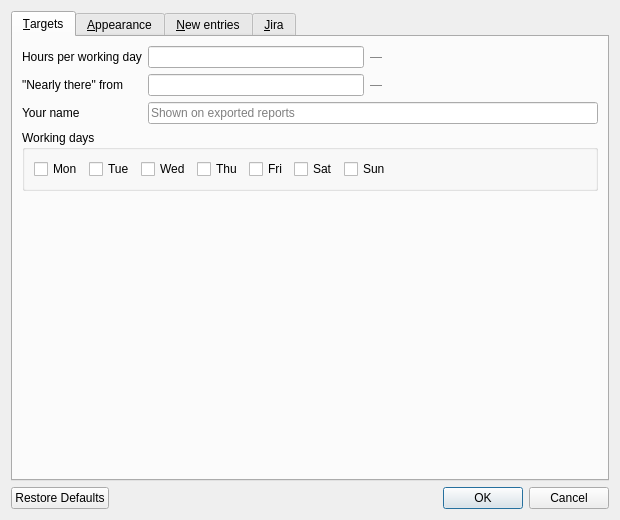
<?xml version="1.0" encoding="UTF-8"?>
<ui version="4.0">
 <class>SettingsDialog</class>
 <widget class="QDialog" name="SettingsDialog">
  <property name="geometry">
   <rect><x>0</x><y>0</y><width>620</width><height>520</height></rect>
  </property>
  <property name="windowTitle"><string>Settings</string></property>
  <layout class="QVBoxLayout" name="dialogLayout">
   <item>
    <widget class="QTabWidget" name="tabWidget">
     <property name="currentIndex"><number>0</number></property>

     <widget class="QWidget" name="tabTargets">
      <attribute name="title"><string>&amp;Targets</string></attribute>
      <layout class="QVBoxLayout" name="targetsLayout">
       <item>
        <layout class="QFormLayout" name="targetsForm">
         <item row="0" column="0"><widget class="QLabel" name="labelDailyTarget"><property name="text"><string>Hours per working day</string></property></widget></item>
         <item row="0" column="1">
          <layout class="QHBoxLayout" name="dailyTargetLayout">
           <item><widget class="QLineEdit" name="lineDailyTarget"><property name="maximumWidth"><number>120</number></property></widget></item>
           <item><widget class="QLabel" name="labelDailyTargetHint"><property name="text"><string>&#8212;</string></property><property name="styleSheet"><string>color: #777;</string></property></widget></item>
           <item><spacer name="dailyTargetSpacer"><property name="orientation"><enum>Qt::Horizontal</enum></property><property name="sizeHint" stdset="0"><size><width>20</width><height>20</height></size></property></spacer></item>
          </layout>
         </item>
         <item row="1" column="0"><widget class="QLabel" name="labelWarning"><property name="text"><string>"Nearly there" from</string></property></widget></item>
         <item row="1" column="1">
          <layout class="QHBoxLayout" name="warningLayout">
           <item><widget class="QLineEdit" name="lineWarningThreshold"><property name="maximumWidth"><number>120</number></property></widget></item>
           <item><widget class="QLabel" name="labelWarningHint"><property name="text"><string>&#8212;</string></property><property name="styleSheet"><string>color: #777;</string></property></widget></item>
           <item><spacer name="warningSpacer"><property name="orientation"><enum>Qt::Horizontal</enum></property><property name="sizeHint" stdset="0"><size><width>20</width><height>20</height></size></property></spacer></item>
          </layout>
         </item>
         <item row="2" column="0"><widget class="QLabel" name="labelUserName"><property name="text"><string>Your name</string></property></widget></item>
         <item row="2" column="1"><widget class="QLineEdit" name="lineUserName"><property name="placeholderText"><string>Shown on exported reports</string></property></widget></item>
        </layout>
       </item>
       <item>
        <widget class="QGroupBox" name="groupWorkingDays">
         <property name="title"><string>Working days</string></property>
         <layout class="QHBoxLayout" name="workingDaysLayout">
          <item><widget class="QCheckBox" name="checkMonday"><property name="text"><string>Mon</string></property></widget></item>
          <item><widget class="QCheckBox" name="checkTuesday"><property name="text"><string>Tue</string></property></widget></item>
          <item><widget class="QCheckBox" name="checkWednesday"><property name="text"><string>Wed</string></property></widget></item>
          <item><widget class="QCheckBox" name="checkThursday"><property name="text"><string>Thu</string></property></widget></item>
          <item><widget class="QCheckBox" name="checkFriday"><property name="text"><string>Fri</string></property></widget></item>
          <item><widget class="QCheckBox" name="checkSaturday"><property name="text"><string>Sat</string></property></widget></item>
          <item><widget class="QCheckBox" name="checkSunday"><property name="text"><string>Sun</string></property></widget></item>
          <item><spacer name="workingDaysSpacer"><property name="orientation"><enum>Qt::Horizontal</enum></property><property name="sizeHint" stdset="0"><size><width>20</width><height>20</height></size></property></spacer></item>
         </layout>
        </widget>
       </item>
       <item>
        <spacer name="targetsBottomSpacer">
         <property name="orientation"><enum>Qt::Vertical</enum></property>
         <property name="sizeHint" stdset="0"><size><width>20</width><height>40</height></size></property>
        </spacer>
       </item>
      </layout>
     </widget>

     <widget class="QWidget" name="tabAppearance">
      <attribute name="title"><string>&amp;Appearance</string></attribute>
      <layout class="QVBoxLayout" name="appearanceLayout">
       <item>
        <layout class="QFormLayout" name="appearanceForm">
         <item row="0" column="0"><widget class="QLabel" name="labelDurationFormat"><property name="text"><string>Show durations as</string></property></widget></item>
         <item row="0" column="1"><widget class="QComboBox" name="comboDurationFormat"/></item>
         <item row="1" column="0"><widget class="QLabel" name="labelMaxLines"><property name="text"><string>Entries listed per day</string></property></widget></item>
         <item row="1" column="1"><widget class="QSpinBox" name="spinMaxLines"><property name="minimum"><number>0</number></property><property name="maximum"><number>20</number></property></widget></item>
         <item row="2" column="1"><widget class="QCheckBox" name="checkShowWeekends"><property name="text"><string>Show Saturday and Sunday in the calendar</string></property></widget></item>
        </layout>
       </item>
       <item>
        <widget class="QGroupBox" name="groupColors">
         <property name="title"><string>Day colours</string></property>
         <layout class="QGridLayout" name="colorsLayout">
          <item row="0" column="0"><widget class="QLabel" name="labelColorComplete"><property name="text"><string>Target reached</string></property></widget></item>
          <item row="0" column="1"><widget class="QPushButton" name="buttonColorComplete"><property name="text"><string/></property><property name="minimumWidth"><number>70</number></property></widget></item>
          <item row="0" column="2"><widget class="QLabel" name="labelColorPartial"><property name="text"><string>Nearly there</string></property></widget></item>
          <item row="0" column="3"><widget class="QPushButton" name="buttonColorPartial"><property name="text"><string/></property><property name="minimumWidth"><number>70</number></property></widget></item>
          <item row="1" column="0"><widget class="QLabel" name="labelColorLow"><property name="text"><string>Well short</string></property></widget></item>
          <item row="1" column="1"><widget class="QPushButton" name="buttonColorLow"><property name="text"><string/></property><property name="minimumWidth"><number>70</number></property></widget></item>
          <item row="1" column="2"><widget class="QLabel" name="labelColorEmpty"><property name="text"><string>Nothing logged</string></property></widget></item>
          <item row="1" column="3"><widget class="QPushButton" name="buttonColorEmpty"><property name="text"><string/></property><property name="minimumWidth"><number>70</number></property></widget></item>
          <item row="2" column="0"><widget class="QLabel" name="labelColorFuture"><property name="text"><string>Still to come</string></property></widget></item>
          <item row="2" column="1"><widget class="QPushButton" name="buttonColorFuture"><property name="text"><string/></property><property name="minimumWidth"><number>70</number></property></widget></item>
          <item row="2" column="2"><widget class="QLabel" name="labelColorAbsence"><property name="text"><string>Absence</string></property></widget></item>
          <item row="2" column="3"><widget class="QPushButton" name="buttonColorAbsence"><property name="text"><string/></property><property name="minimumWidth"><number>70</number></property></widget></item>
          <item row="3" column="0"><widget class="QLabel" name="labelColorNonWorking"><property name="text"><string>Non-working day</string></property></widget></item>
          <item row="3" column="1"><widget class="QPushButton" name="buttonColorNonWorking"><property name="text"><string/></property><property name="minimumWidth"><number>70</number></property></widget></item>
          <item row="3" column="3"><widget class="QPushButton" name="buttonResetColors"><property name="text"><string>Reset colours</string></property></widget></item>
         </layout>
        </widget>
       </item>
       <item>
        <spacer name="appearanceBottomSpacer">
         <property name="orientation"><enum>Qt::Vertical</enum></property>
         <property name="sizeHint" stdset="0"><size><width>20</width><height>40</height></size></property>
        </spacer>
       </item>
      </layout>
     </widget>

     <widget class="QWidget" name="tabDefaults">
      <attribute name="title"><string>&amp;New entries</string></attribute>
      <layout class="QVBoxLayout" name="defaultsLayout">
       <item>
        <layout class="QFormLayout" name="defaultsForm">
         <item row="0" column="0"><widget class="QLabel" name="labelDefaultActivity"><property name="text"><string>Activity</string></property></widget></item>
         <item row="0" column="1"><widget class="QComboBox" name="comboDefaultActivity"/></item>
         <item row="1" column="0"><widget class="QLabel" name="labelDefaultLocation"><property name="text"><string>Location</string></property></widget></item>
         <item row="1" column="1"><widget class="QComboBox" name="comboDefaultLocation"/></item>
         <item row="2" column="0"><widget class="QLabel" name="labelDefaultStart"><property name="text"><string>Day starts at</string></property></widget></item>
         <item row="2" column="1"><widget class="QTimeEdit" name="timeDefaultStart"><property name="displayFormat"><string>HH:mm</string></property></widget></item>
         <item row="3" column="0"><widget class="QLabel" name="labelRounding"><property name="text"><string>Round durations up to</string></property></widget></item>
         <item row="3" column="1">
          <widget class="QSpinBox" name="spinRounding">
           <property name="minimum"><number>0</number></property>
           <property name="maximum"><number>120</number></property>
           <property name="suffix"><string> minutes</string></property>
           <property name="specialValueText"><string>no rounding</string></property>
          </widget>
         </item>
         <item row="4" column="1"><widget class="QCheckBox" name="checkDefaultBillable"><property name="text"><string>Billable by default</string></property></widget></item>
        </layout>
       </item>
       <item>
        <widget class="QLabel" name="labelDefaultsHelp">
         <property name="text"><string>Rounding applies to the timer and to durations typed in the entry dialog, never to entries that are already saved.</string></property>
         <property name="wordWrap"><bool>true</bool></property>
         <property name="styleSheet"><string>color: #777;</string></property>
        </widget>
       </item>
       <item>
        <spacer name="defaultsBottomSpacer">
         <property name="orientation"><enum>Qt::Vertical</enum></property>
         <property name="sizeHint" stdset="0"><size><width>20</width><height>40</height></size></property>
        </spacer>
       </item>
      </layout>
     </widget>

     <widget class="QWidget" name="tabJira">
      <attribute name="title"><string>&amp;Jira</string></attribute>
      <layout class="QVBoxLayout" name="jiraLayout">
       <item>
        <layout class="QFormLayout" name="jiraForm">
         <item row="0" column="0"><widget class="QLabel" name="labelJiraUrl"><property name="text"><string>Server</string></property></widget></item>
         <item row="0" column="1"><widget class="QLineEdit" name="lineJiraUrl"><property name="placeholderText"><string>https://jira.example.com</string></property></widget></item>
         <item row="1" column="0"><widget class="QLabel" name="labelJiraUser"><property name="text"><string>User name</string></property></widget></item>
         <item row="1" column="1"><widget class="QLineEdit" name="lineJiraUser"/></item>
         <item row="2" column="0"><widget class="QLabel" name="labelJiraToken"><property name="text"><string>Password or API token</string></property></widget></item>
         <item row="2" column="1"><widget class="QLineEdit" name="lineJiraToken"><property name="echoMode"><enum>QLineEdit::Password</enum></property></widget></item>
         <item row="3" column="0"><widget class="QLabel" name="labelSprintField"><property name="text"><string>Sprint field</string></property></widget></item>
         <item row="3" column="1"><widget class="QLineEdit" name="lineSprintField"><property name="placeholderText"><string>customfield_10005</string></property></widget></item>
         <item row="4" column="0"><widget class="QLabel" name="labelTestsheetKeyword"><property name="text"><string>Testsheet keyword</string></property></widget></item>
         <item row="4" column="1"><widget class="QLineEdit" name="lineTestsheetKeyword"><property name="placeholderText"><string>testsheet</string></property></widget></item>
         <item row="5" column="0"><widget class="QLabel" name="labelMergeMarker"><property name="text"><string>Merge request marker</string></property></widget></item>
         <item row="5" column="1"><widget class="QLineEdit" name="lineMergeMarker"><property name="placeholderText"><string>/merge_requests/</string></property></widget></item>
        </layout>
       </item>
       <item>
        <widget class="QLabel" name="labelJiraHelp">
         <property name="text"><string>An attachment whose file name contains the testsheet keyword is taken as that issue's testsheet. A remote link whose address contains the merge request marker is taken as its merge request.

The token is stored in the settings file in clear text. Leave it empty to be asked for it at each import instead.</string></property>
         <property name="wordWrap"><bool>true</bool></property>
         <property name="styleSheet"><string>color: #777;</string></property>
        </widget>
       </item>
       <item>
        <spacer name="jiraBottomSpacer">
         <property name="orientation"><enum>Qt::Vertical</enum></property>
         <property name="sizeHint" stdset="0"><size><width>20</width><height>40</height></size></property>
        </spacer>
       </item>
      </layout>
     </widget>

    </widget>
   </item>
   <item>
    <widget class="QDialogButtonBox" name="buttonBox">
     <property name="orientation"><enum>Qt::Horizontal</enum></property>
     <property name="standardButtons"><set>QDialogButtonBox::Cancel|QDialogButtonBox::Ok|QDialogButtonBox::RestoreDefaults</set></property>
    </widget>
   </item>
  </layout>
 </widget>
 <resources/>
 <connections/>
</ui>
